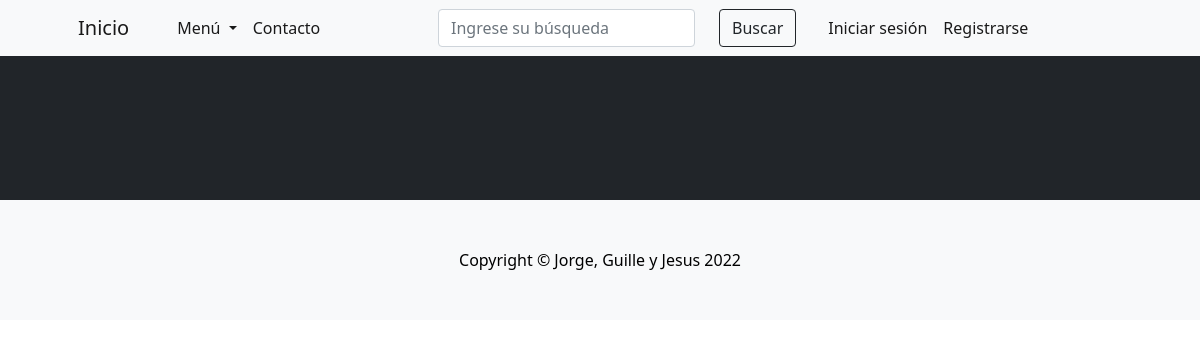
Page /entradas/ on the earlier database version.
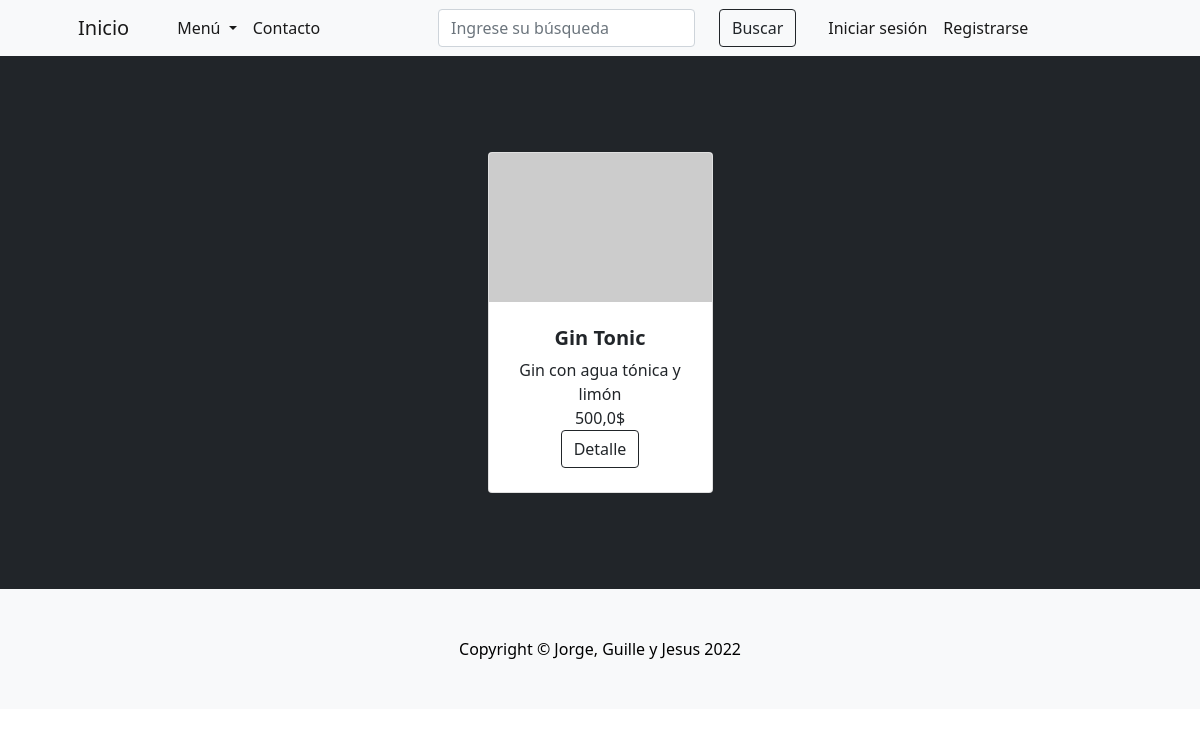
Same page on the later database version.
### entradas/models.py (models this page shows)
class Entradas(models.Model):
    nombre = models.CharField(max_length=30)
    descripcion = models.CharField(max_length=50, blank=True, null=True)
    precio = models.FloatField()
    is_active = models.BooleanField(default=True)
    class Meta:
        verbose_name = 'entrada'
        verbose_name_plural = 'entradas'

### entradas/views.py (the view)
# urls.py: path('entradas/', include('entradas.urls')),
def entradas(request):
    entradas = Entradas.objects.all()
    context = {'entradas':entradas}
    return render(request, 'entradas.html', context=context)

### RestaurantPython/templates/entradas.html (shortened to what this page needs)
{% extends 'base.html' %}
{% block contenido %}
<section class="py-5 bg-dark">
    <div class="container px-4 px-lg-5 mt-5">
        <div class="row gx-4 gx-lg-5 row-cols-2 row-cols-md-3 row-cols-xl-4 justify-content-center">
            {% for entrada in entradas %}
            <div class="col mb-5">
                <div class="card h-100">
                    <img class="card-img-top" src="https://dummyimage.com/450x300/dee2e6/6c757d.jpg" alt="..." />
                    <div class="card-body p-4">
                        <div class="text-center">
                            <h5 class="fw-bolder">{{entrada.nombre}}</h5>
                            {{entrada.descripcion}}
                            <br>
                            {{entrada.precio}}$
                            <br>
                            <a href="detalle-entrada/{{entrada.id}}" class="btn btn-outline-dark">Detalle</a>
                        </div>
                    </div>
                </div>
            </div>
            {% endfor %}
        </div>
    </div>
</section>
{% endblock %}

### RestaurantPython/templates/base.html (shortened to what this page needs)
{% load static %}
<!DOCTYPE html>
<html lang="en">
<head>
    <link href="https://cdn.jsdelivr.net/npm/bootstrap-icons@1.5.0/font/bootstrap-icons.css" rel="stylesheet" />
    <link href="{% static 'css/styles.css' %}" rel="stylesheet" />
</head>
<body>
    <nav class="navbar navbar-expand-lg navbar-light bg-light">
        <div class="container px-4 px-lg-5">
            <a class="navbar-brand" href="/">Inicio</a>
            <div class="collapse navbar-collapse" id="navbarSupportedContent">
                <ul class="navbar-nav me-auto mb-2 mb-lg-0 ms-lg-4">
                    <li class="nav-item dropdown">
                        <a class="nav-link dropdown-toggle active" href="#" id="navbarDropdown" role="button"
                            data-bs-toggle="dropdown" aria-expanded="false">
                            Menú
                        </a>
                    </li>
                    <li class="nav-item">
                        <a class="nav-link active" aria-current="page" href="/contacto/">Contacto</a>
                    </li>
                </ul>
                <form class="d-flex form-inline my-2 my-lg-0" role="search" action="/busqueda/" method="GET">
                    <input class="form-control me-4 ms-lg-4" type="text" placeholder="Ingrese su búsqueda"
                        aria-label="Search" name="search">
                    <button class="btn btn-outline-dark " type="submit">Buscar</button>
                </form>
                {% if request.user.is_authenticated %}
                <ul class="navbar-nav ms-auto ms-md-0 me-3 me-lg-4">
                    <li class="nav-item dropdown">
                        <a class="nav-link dropdown-toggle" id="navbarDropdown" href="#" role="button"
                            data-bs-toggle="dropdown" aria-expanded="false">
                            <svg class="svg-inline--fa fa-user fa-fw" aria-hidden="true" focusable="false"
                                data-prefix="fas" data-icon="user" role="img" xmlns="http://www.w3.org/2000/svg"
                                viewBox="0 0 448 512" data-fa-i2svg="">
                                <path fill="currentColor"
                                    d="M224 256c70.7 0 128-57.31 128-128s-57.3-128-128-128C153.3 0 96 57.31 96 128S153.3 256 224 256zM274.7 304H173.3C77.61 304 0 381.6 0 477.3c0 19.14 15.52 34.67 34.66 34.67h378.7C432.5 512 448 496.5 448 477.3C448 381.6 370.4 304 274.7 304z">
                                </path>
                            </svg>
                        </a>
                        <ul class="dropdown-menu dropdown-menu-end" aria-labelledby="navbarDropdown">
                            <li><a class="dropdown-item" href="/perfil/">Perfil</a></li>
                            <li>
                                <hr class="dropdown-divider" />
                            </li>
                            <li><a class="dropdown-item" href="/logout/">Cerrar sesión</a></li>
                        </ul>
                    </li>
                </ul>
                <ul class="navbar-nav me-auto mb-2 mb-lg-0 ms-lg-4">
                    <li class="nav-item">
                    </li>
                    <li class="nav-item">
                    </li>
                </ul>
                {% else %}
                <ul class="navbar-nav me-auto mb-2 mb-lg-0 ms-lg-4">
                    <li class="nav-item">
                        <a class="nav-link active" aria-current="page" href="/login/">Iniciar sesión</a>
                    </li>
                    <li class="nav-item">
                        <a class="nav-link active" aria-current="page" href="/register/">Registrarse</a>
                    </li>
                </ul>
                {% endif %}
            </div>
        </div>
    </nav>
    {% block contenido %}
    {% endblock %}
    <footer class="py-5 bg-light">
        <div class="container">
            <p class="m-0 text-center text-black">Copyright &copy; Jorge, Guille y Jesus 2022</p>
        </div>
    </footer>
</body>
</html>

Differences in the rows shown:
added Entradas: nombre "Gin Tonic", descripcion "Gin con agua tónica y limón", precio "500,0"
